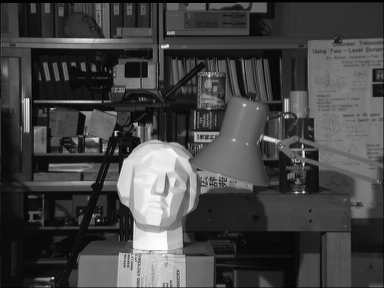
#> input picture Histogram_Equalization/data/StoneFace.png, 384 x 288 px, found by its file name
$ python clahe.py
#> lines starting #> are read from the running program, lines starting #| are printed output that depends on the picture
import numpy as np
import skimage.io
import matplotlib.pyplot as plt
from pathlib import Path

def histequal(image):

    [m,n]=np.shape(image)
    freq,bins=np.histogram(image,bins=256,range=(0,1))
    prob=freq*(1/(m*n))
    cumul=np.zeros(np.size(prob))

    for i in range(np.size(prob)):
        cumul[i]=np.sum(prob[0:i+1])

    J=np.zeros((m,n))

    for i in range(m):
        for j in range(n):
            J[i,j]=cumul[int(255*image[i,j])]

    return J

def histequall(freq,image):

    [m,n]=np.shape(image)
    prob=freq*(1/(m*n))
    cumul=np.zeros(np.size(prob))

    for i in range(np.size(prob)):
        cumul[i]=np.sum(prob[0:i+1])


    J=np.zeros((m,n))

    for i in range(m):
        for j in range(n):
            J[i,j]=cumul[int(255*image[i,j])]

    return J


def localhist(image):

    [m,n]=np.shape(image)

    N1=int(m/8)
    N2=int(n/8)

    nhedge=int(np.ceil(m/N1))
    nvedge=int(np.ceil(n/N2))

    new_image=np.zeros((m,n))

    #hor_edge=[i*N for i in range(nhedge+1)]
    #ver_edge=[i*N for i in range(nvedge+1)]

    for i in range(nhedge):
        for j in range(nvedge):

            temp_image=image[N1*i:N1*i+N1,N2*j:N2*j+N2]
            freq,bins=np.histogram(temp_image,bins=256,range=(0,1))
            new_freq=clipping(freq)

            new_temp_image=histequall(new_freq,temp_image)
            new_image[N1*i:N1*i+N1,N2*j:N2*j+N2]=new_temp_image

    return new_image

def localhistoverlap(image):

    [m,n]=np.shape(image)
    N1=int(m/8)
    N2=int(n/8)

    x=int(np.ceil(4*m/25))
    y=int(np.ceil(4*n/25))

    nhedge=8
    nvedge=8

    horinit_edge=[int(3*i*x/4) for i in range(nhedge+1)]
    horfin_edge=[int((3*i+4)*x/4) for i in range(nhedge+1)]

    verinit_edge=[int(3*i*y/4) for i in range(nvedge+1)]
    verfin_edge=[int((3*i+4)*y/4) for i in range(nvedge+1)]

    III=np.zeros((m,n,64))

    l=0
    for i in range(nhedge):
        for j in range(nvedge):

            temp_image=image[horinit_edge[i]:horfin_edge[i],verinit_edge[j]:verfin_edge[j]]
            freq,bins=np.histogram(temp_image,bins=256,range=(0,1))
            new_freq=clipping(freq)

            new_temp_image=histequall(new_freq,temp_image)

            III[horinit_edge[i]:horfin_edge[i],verinit_edge[j]:verfin_edge[j],l]=new_temp_image

            l=l+1
    return III


def clipping(array):

    thre=np.max(array)/4
    new_array=np.zeros(np.size(array))
    new_array[array>=thre]=thre
    new_array[array<thre]=array[array<thre]

    s1=np.sum(array)
    s2=np.sum(array[array>=thre])
    i1=np.size(np.where(array>=thre))

    s3=i1*thre

    s4=s2-s3

    i2=np.size(np.nonzero(array))

    i3=i2-i1

    for i in range(np.size(array)):
        if array[i]!=0 and array[i]<thre:
            new_array[i]=array[i]+np.ceil(s4/i3)

    return new_array


def main():
    image_path = Path('../Data/StoneFace.png')
    image=skimage.io.imread(image_path)
#> image is the input picture: shape (288, 384); min 0, max 253, mean 68.3
    [m,n]=np.shape(image)
#> m = 288; n = 384
    image=image.astype('double')/255
    h=histequal(image)
#> in histequal, `freq,bins=np.histogram(image,bins=256,range=(0,1))`: freq = 256 values, max 2487 at index 12, min 0 at index 254, mean 432; bins = 257 values from 0 to 1
#> in histequal, `prob=freq*(1/(m*n))`: prob = 256 values, max 0.0225 at index 12, min 0 at index 254, mean 0.00391
#> after the loop in histequal, `for i in range(np.size(prob)):`: cumul = 256 values from 1.81e-05 to 1
#> after the loop in histequal, `for i in range(m):`:
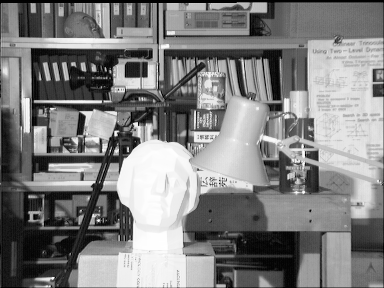
#> J: shape (288, 384) float64; min 1.81e-05, max 1, mean 0.504
    J=localhist(image)
#> after the loop in localhist, `for i in range(nhedge):`:
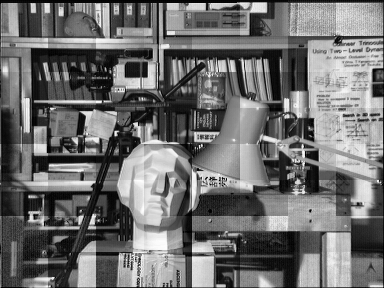
#> new_image: shape (288, 384) float64; min 0.00174, max 1.09, mean 0.478; drawn with min black and max white
#> after the loop in localhist, `for i in range(nhedge):`:
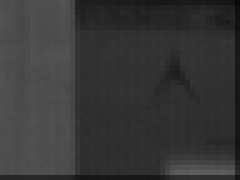
#> temp_image: shape (36, 48) float64 (shown 5 times larger); min 0.0392, max 0.369, mean 0.217
    J2=localhistoverlap(image)
#> after the loop in localhistoverlap, `for i in range(nhedge):`:
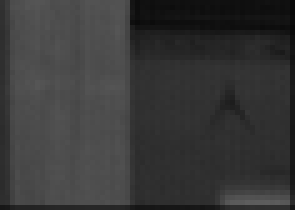
#> temp_image: shape (42, 59) float64 (shown 5 times larger); min 0.0275, max 0.369, mean 0.219
#> after the loop in localhistoverlap, `for i in range(nhedge):`: l = 64
    J3=np.zeros(np.shape(image))

    for i in range(m):
        for j in range(n):

            J3[i,j]=np.sum(J2[i,j,:])/np.size(np.nonzero(J2[i,j,:]))
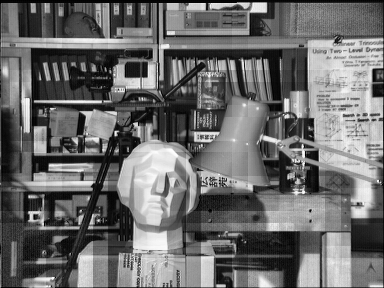
#> J3: shape (288, 384) float64; min 0.00154, max 1.06, mean 0.449; drawn with min black and max white


    plt.subplot(221)
    plt.imshow(image,cmap='gray')
    plt.title('Origianal Image')
    plt.axis('off')
    plt.subplot(222)
    plt.imshow(h,cmap='gray')
    plt.title('Histogram Equalized')
    plt.axis('off')
    plt.subplot(223)
    plt.imshow(J,cmap='gray')
    plt.title('CLAHE')
    plt.axis('off')
    plt.subplot(224)
    plt.imshow(J3,cmap='gray')
    plt.title('CLAHE with Overlap')
    plt.axis('off')
    plt.show()

main()

$ run again, with Histogram_Equalization/data/LowLight_1.png copied over Histogram_Equalization/data/StoneFace.png
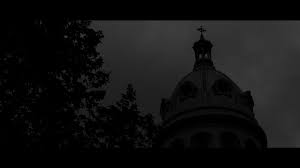
#> input picture Histogram_Equalization/data/LowLight_1.png, 300 x 168 px, found by its file name
#> in main, image is the input picture: shape (168, 300); min 0, max 66, mean 17.3
#> in main, `image=image.astype('double')/255`:
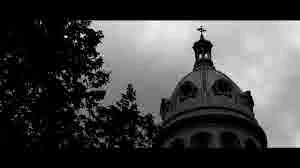
#> image: shape (168, 300) float64; min 0, max 0.259, mean 0.0677; drawn with min black and max white
#> freq = 256 values, max 18066 at index 0, min 0 at index 64, mean 196.9; bins = 257 values from 0 to 1
#> prob = 256 values, max 0.358 at index 0, min 0 at index 64, mean 0.00391
#> after the loop in histequal, `for i in range(np.size(prob)):`: cumul = 256 values from 0.358 to 1
#> after the loop in main, `for i in range(m):`:
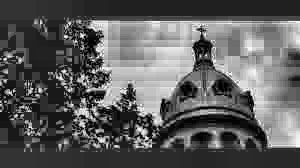
#> J3: shape (168, 300) float64; min 0.0204, max 1.03, mean 0.391; drawn with min black and max white
